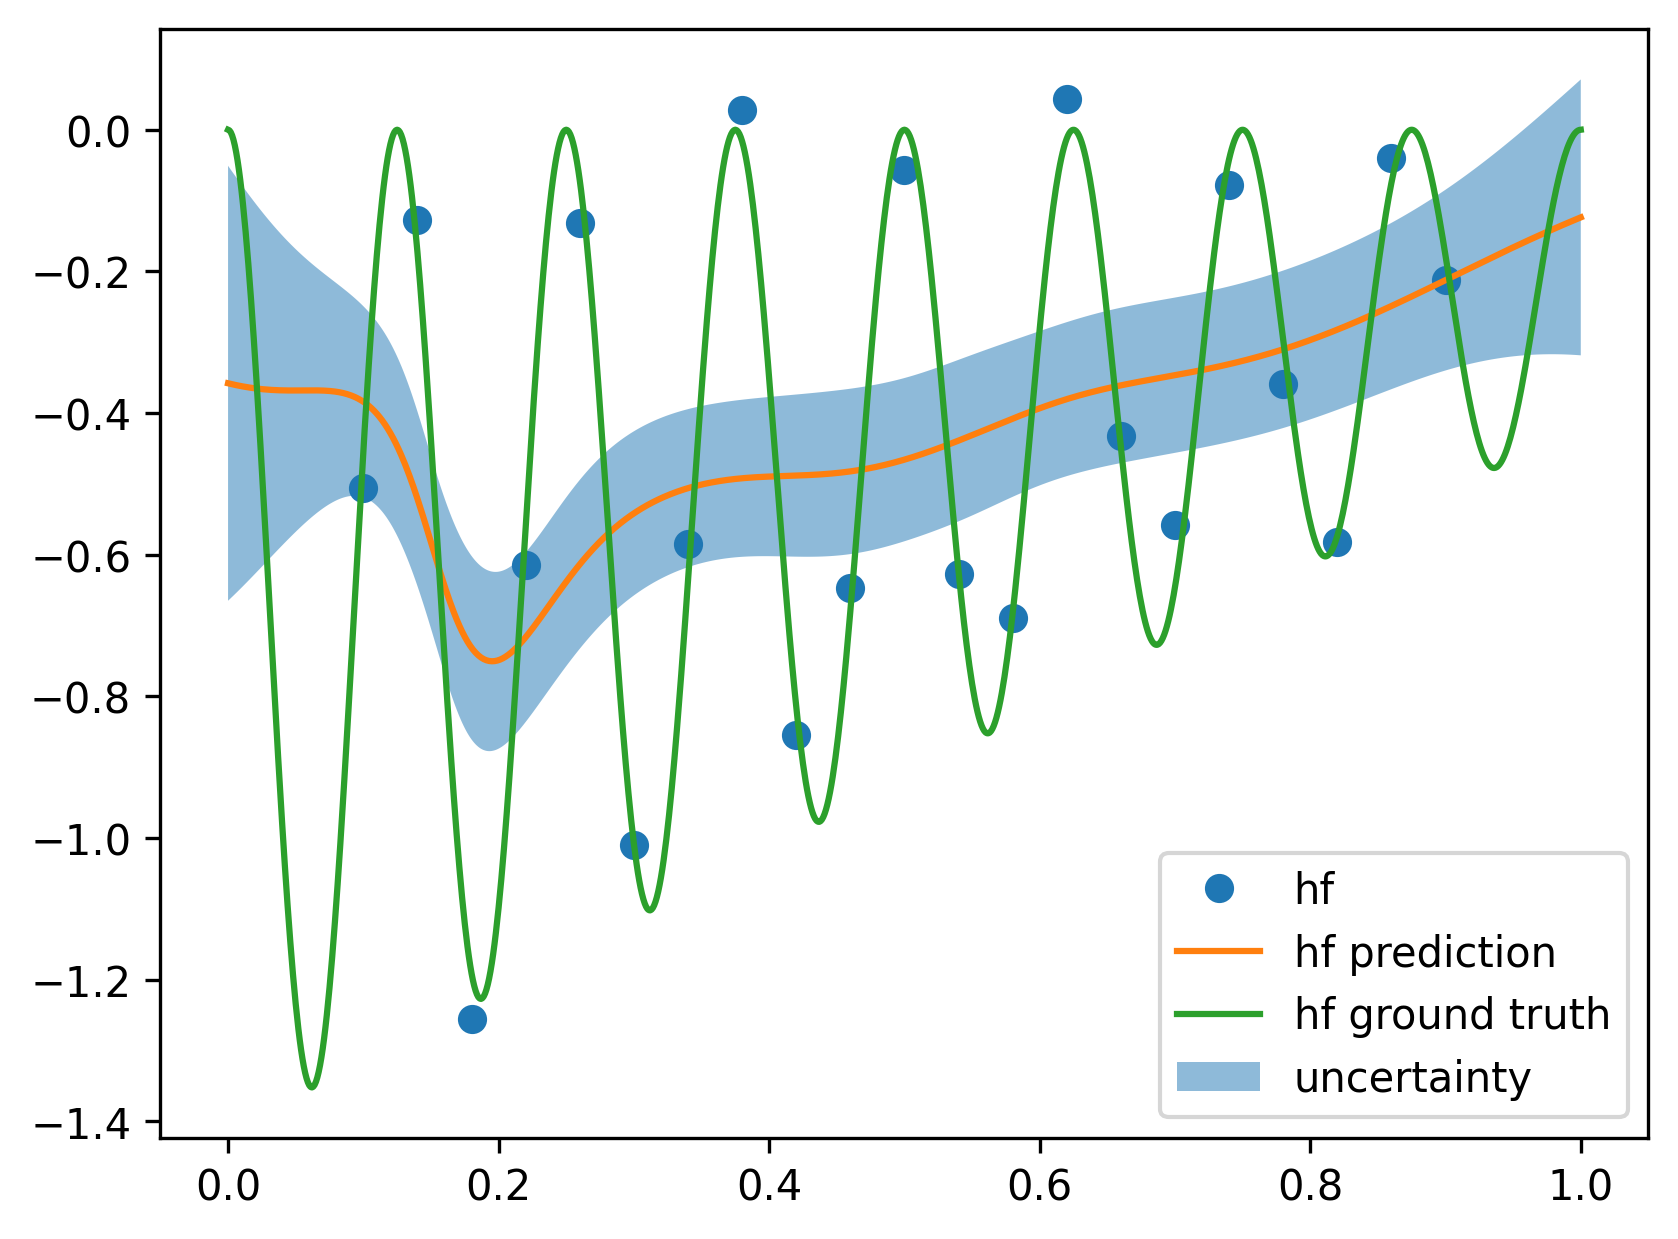

This figure's Python source:
# create the configuration of the low-fidelity model
import matplotlib.pyplot as plt
import numpy as np
import pandas as pd
import torch
# get the accuracy metrics
from sklearn.metrics import r2_score

from mfbml.methods.bayes_neural_nets import BNNWrapper
from mfbml.metrics import (mean_log_likelihood_value, normalized_mae,
                           normalized_rmse)
from mfbml.problems.high_dimension_problems import MengCase1

# fix the random seed for reproducibility
seed = 2
np.random.seed(seed)
torch.manual_seed(seed)

# define function
func = MengCase1(noise_std=0.0)
# hf_samples = lf_samples[::10]  # sample every 5 points
hf_samples = torch.linspace(0.1, 0.9, 21).reshape(-1, 1)
# generate responses
hf_responses = func.hf(hf_samples, noise_hf=0.05)

# generate the test points
test_samples = torch.linspace(0, 1, 1001).reshape(-1, 1)
# noiseless responses
test_hf_responses_noiseless = func.hf(test_samples, noise_hf=0.0)
# noise responses
test_hf_responses = func.hf(test_samples, noise_hf=0.05)


# plot the function
fig, ax = plt.subplots()
ax.plot(test_samples, test_hf_responses_noiseless, label="HF")

# plot test noisy responses
# ax.scatter(test_samples, test_hf_responses, label="HF noise responses")
# ax.scatter(test_samples, test_lf_responses, label="LF noise responses")
# plot the samples
ax.scatter(hf_samples, hf_responses, label="HF samples")
plt.legend()
# save the figure
plt.savefig("sf_samples_plan.png", bbox_inches='tight', dpi=300)
plt.close()

# normalize the responses
hf_responses_mean = hf_responses.mean().numpy()
hf_responses_std = hf_responses.std().numpy()
hf_responses_scaled = (hf_responses - hf_responses_mean) / hf_responses_std

# create the sf_bnn model
sigma_scale = float(0.05 / hf_responses_std)
bnn_model = BNNWrapper(
    in_features=1,
    hidden_features=[50, 50],
    out_features=1,
    activation="Tanh",
    lr=0.001,
    sigma=sigma_scale,
)
# train the model
bnn_model.train(
    x=hf_samples,
    y=hf_responses_scaled,
    num_epochs=20000,
    sample_freq=100,
    burn_in_epochs=10000,
)
# save the model
torch.save(bnn_model, "bnn_model.pth")

# predict the test points
bnn_y, bnn_epistemic, bnn_total_unc, bnn_aleatoric = bnn_model.predict(
    x=test_samples)

# scale the predictions back
bnn_y = bnn_y * hf_responses_std + hf_responses_mean
bnn_total_unc = bnn_total_unc * hf_responses_std
bnn_aleatoric = bnn_aleatoric * hf_responses_std
bnn_epistemic = bnn_epistemic * hf_responses_std

# plot
plt.figure()
plt.plot(hf_samples, hf_responses, "o", label="hf")
plt.plot(test_samples.numpy(), bnn_y, label="hf prediction")
plt.plot(
    test_samples.numpy(),
    test_hf_responses_noiseless.numpy(),
    label="hf ground truth",
)
plt.fill_between(
    test_samples.flatten().numpy(),
    (bnn_y - 2 * bnn_total_unc).reshape(-1),
    (bnn_y + 2 * bnn_total_unc).reshape(-1),
    alpha=0.5,
    label="uncertainty",
)
plt.legend()
plt.savefig("sf_bnn.png", bbox_inches='tight', dpi=300)
plt.close()

# get the accuracy metrics
print("=====================================")
print("BNN")
nrmse_bnn = normalized_rmse(test_hf_responses_noiseless.numpy(),
                            bnn_y)
print("nrmse: ", nrmse_bnn)
nmae_bnn = normalized_mae(test_hf_responses_noiseless.numpy(),
                          bnn_y)
print("nmae: ", nmae_bnn)
ll_bnn = mean_log_likelihood_value(
    test_hf_responses.numpy(),
    bnn_y,
    bnn_total_unc)
print("ll_bnn: ", ll_bnn)
# r2 score
print("=====================================")
print("R2 Score")
r2_value = r2_score(test_hf_responses_noiseless.numpy(), bnn_y)
print("r2_value: ", r2_value)

# save the metrics
metrics = {
    "nrmse_bnn": nrmse_bnn,
    "nmae_bnn": nmae_bnn,
    "ll_bnn": ll_bnn,
    "r2_score": r2_value,
}
# save the metrics to csv

df = pd.DataFrame(metrics, index=[0])
df.to_csv("metrics.csv", index=False)
